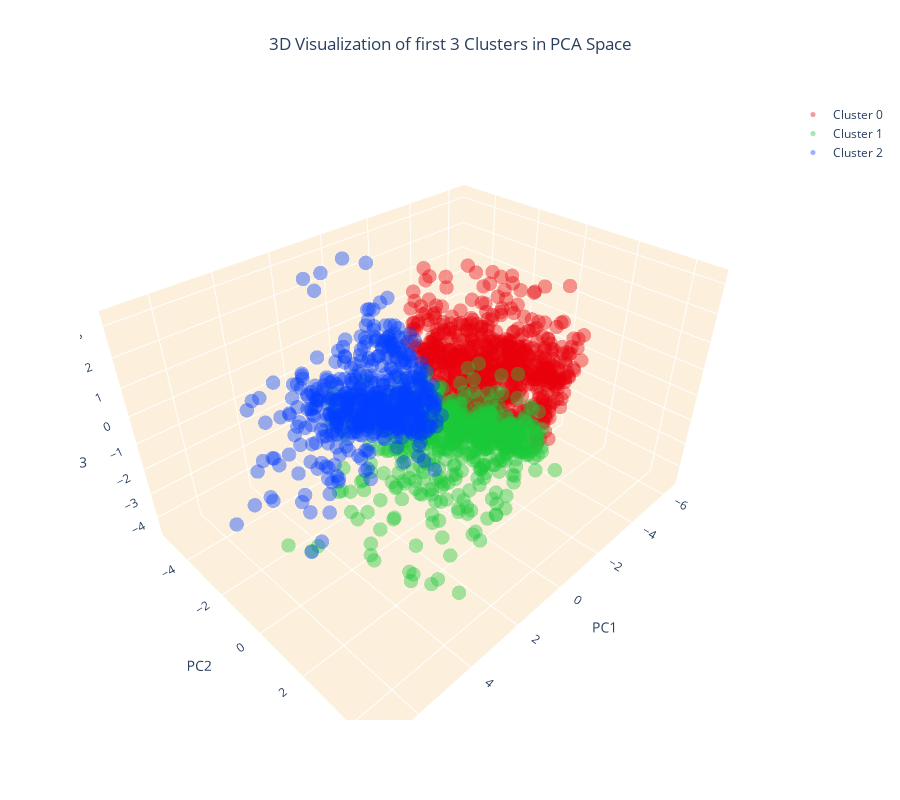

The notebook cell saved with this chart:
### Code cell
colors = ['#e8000b', '#1ac938', '#023eff', '#000000']
cluster_0 = F1_data_pca[F1_data_pca['cluster'] == 0]
cluster_1 = F1_data_pca[F1_data_pca['cluster'] == 1]
cluster_2 = F1_data_pca[F1_data_pca['cluster'] == 2]
#cluster_3 = F1_data_pca[F1_data_pca['cluster'] == 3]
# Create a 3D scatter plot
fig = go.Figure()

# Add data points for each cluster separately and specify the color
fig.add_trace(go.Scatter3d(x=cluster_0['PC1'], y=cluster_0['PC2'], z=cluster_0['PC3'], 
                           mode='markers', marker=dict(color=colors[0], size=5, opacity=0.4), name='Cluster 0'))
fig.add_trace(go.Scatter3d(x=cluster_1['PC1'], y=cluster_1['PC2'], z=cluster_1['PC3'], 
                           mode='markers', marker=dict(color=colors[1], size=5, opacity=0.4), name='Cluster 1'))
fig.add_trace(go.Scatter3d(x=cluster_2['PC1'], y=cluster_2['PC2'], z=cluster_2['PC3'], 
                           mode='markers', marker=dict(color=colors[2], size=5, opacity=0.4), name='Cluster 2'))
#fig.add_trace(go.Scatter3d(x=cluster_3['PC1'], y=cluster_3['PC2'], z=cluster_3['PC3'], 
                           #mode='markers', marker=dict(color=colors[3], size=5, opacity=0.4), name='Cluster 3'))

# Set the title and layout details
fig.update_layout(
    title=dict(text='3D Visualization of first 3 Clusters in PCA Space', x=0.5),
    scene=dict(
        xaxis=dict(backgroundcolor="#fcf0dc", gridcolor='white', title='PC1'),
        yaxis=dict(backgroundcolor="#fcf0dc", gridcolor='white', title='PC2'),
        zaxis=dict(backgroundcolor="#fcf0dc", gridcolor='white', title='PC3'),
    ),
    width=900,
    height=800
)

# Show the plot
fig.show()

### Figure 1 — Plotly figure (JSON) as saved in the notebook; plotly's stock layout.template omitted (floating-point values rounded to 4 significant figures; data arrays with more than 128 entries replaced by an {"elided": "..."} marker saying what was removed)
{"data": [{"marker": {"color": "#e8000b", "opacity": 0.4, "size": 5}, "mode": "markers", "name": "Cluster 0", "type": "scatter3d", "x": {"elided": "712 float values"}, "y": {"elided": "712 float values"}, "z": {"elided": "712 float values"}}, {"marker": {"color": "#1ac938", "opacity": 0.4, "size": 5}, "mode": "markers", "name": "Cluster 1", "type": "scatter3d", "x": {"elided": "604 float values"}, "y": {"elided": "604 float values"}, "z": {"elided": "604 float values"}}, {"marker": {"color": "#023eff", "opacity": 0.4, "size": 5}, "mode": "markers", "name": "Cluster 2", "type": "scatter3d", "x": {"elided": "550 float values"}, "y": {"elided": "550 float values"}, "z": {"elided": "550 float values"}}], "layout": {"height": 800, "scene": {"xaxis": {"backgroundcolor": "#fcf0dc", "gridcolor": "white", "title": {"text": "PC1"}}, "yaxis": {"backgroundcolor": "#fcf0dc", "gridcolor": "white", "title": {"text": "PC2"}}, "zaxis": {"backgroundcolor": "#fcf0dc", "gridcolor": "white", "title": {"text": "PC3"}}}, "title": {"text": "3D Visualization of first 3 Clusters in PCA Space", "x": 0.5}, "width": 900}}
